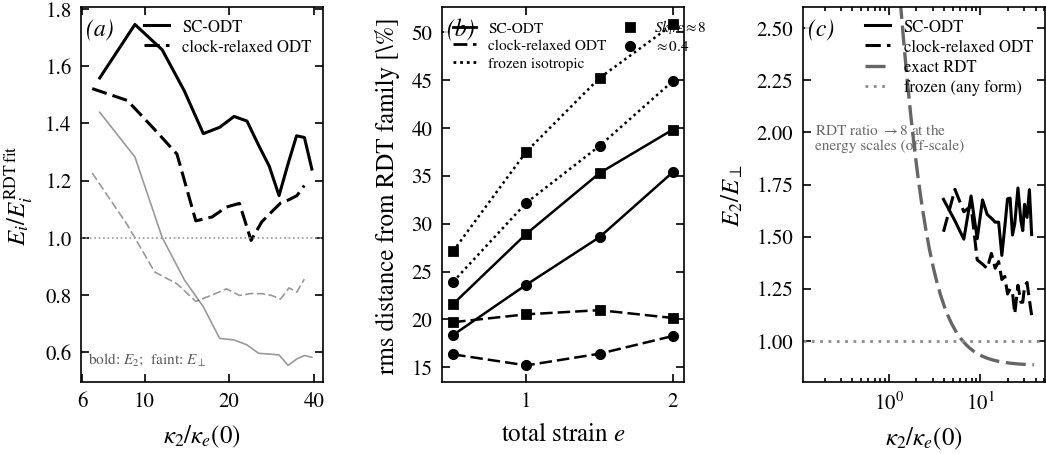

Source code (Python):
#!/usr/bin/env python3
"""The mechanism dividend, shown in the model's own observables (for
Alan + ESM): how the size-capped relaxation clock (RCS1) improves the
strained spectra over the SC-ODT baseline, and what the frozen-von-Karman
practice misses entirely.

(a) deviation from the exact-RDT-distorted vK family at e=2, rapid
    (Sk/eps~8): binned E2 and Eperp over their best-family curves,
    standard vs clock - the fit-cost result made visible.
(b) rms log-distance from the family vs strain, both rapidities,
    standard vs clock vs the frozen-isotropic fit (the vK-practice
    surrogate, which cannot represent the strained anisotropy at all).
(c) the allocation observable at e=1, rapid: component ratio
    E2/Eperp(k2) - measured standard, measured clock, the exact-RDT
    family curve (DNS-anchored rapid reference), and the frozen
    prediction (ratio = 1 identically).

Data: spectra_gateA_{S1,S20}[_RCS1].npz + fit tables (lenoise/), 1024
realisations each, same binning/band as the fits ([3dk,300], 40 bins).
"""
import os
import re
import sys

import numpy as np
from scipy.optimize import least_squares

HERE = os.path.dirname(os.path.abspath(__file__))
LEN = os.path.normpath(os.path.join(HERE, "..", "lenoise"))
sys.path.insert(0, LEN)
sys.path.insert(0, os.path.join(HERE, ".."))
import rdt_kernel as rk  # noqa: E402
from figstyle_jfm import FULL, panel, plt, save  # noqa: E402

# monochrome: model -> line style (all black); exact RDT a grey reference
SC_LS, CLK_LS, FROZ_LS = "-", (0, (5, 2)), (0, (1, 1.4))

NBIN, KMAX, KMIN_FAC, NKP, NPHI = 40, 300.0, 3.0, 200, 96
EOFF = {"S1": (0.4, 1.0), "S20": (0.4, 20.0)}       # (E_OFF, SMAG)


def log_bin(k, arrs, nbin):
    edges = np.geomspace(k.min(), k.max(), nbin + 1)
    idx = np.clip(np.digitize(k, edges) - 1, 0, nbin - 1)
    kb, out = [], [[] for _ in arrs]
    for b in range(nbin):
        m = idx == b
        if m.any():
            kb.append(np.exp(np.mean(np.log(k[m]))))
            for j, a in enumerate(arrs):
                out[j].append(a[m].mean())
    return np.array(kb), [np.array(o) for o in out]


def rdt_line_spectra(k2, e, ke, A0):
    kp, lnkp = rk.af._log_grid(ke, 14.0, NKP)
    phi = (np.arange(NPHI) + 0.5) * (2.0 * np.pi / NPHI)
    K1 = kp[None, :, None] * np.cos(phi)[None, None, :]
    K3 = kp[None, :, None] * np.sin(phi)[None, None, :]
    K2 = np.asarray(k2, float)[:, None, None] * np.ones_like(K1)
    P22, Ppp = rk.rdt_phi_components(K1 / ke, K2 / ke, K3 / ke, e)
    w = 2.0 * np.pi * kp * kp
    E2 = A0 * np.trapezoid(P22.mean(axis=2) * w[None, :], lnkp, axis=1)
    Ep = A0 * 0.5 * np.trapezoid(Ppp.mean(axis=2) * w[None, :], lnkp,
                                 axis=1)
    return Ep, E2


def read_fits(tag):
    fits = {}
    for line in open(os.path.join(LEN, f"rdt_family_fit_table_{tag}.txt")):
        m = re.match(r"\s*([\d.]+)\s+([\d.]+)\s+([\d.eE+-]+)\s+([\d.]+)",
                     line)
        if m:
            fits[float(m.group(1))] = (float(m.group(2)),
                                       float(m.group(3)),
                                       float(m.group(4)))
    return fits


def binned(tag, variant, j):
    npz = os.path.join(LEN, f"spectra_gateA_{tag}{variant}.npz")
    d = np.load(npz, allow_pickle=True)
    k2 = d[f"k2_e{j}"]
    Ep = 0.5 * (d[f"med_E1_e{j}"] + d[f"med_E3_e{j}"])
    E2 = d[f"med_E2_e{j}"]
    sel = (k2 >= KMIN_FAC * k2[0]) & (k2 <= KMAX)
    return log_bin(k2[sel], [Ep[sel], E2[sel]], NBIN)


def rms_from(k2b, Epb, E2b, e, ke, A0):
    Epm, E2m = rdt_line_spectra(k2b, e, ke, A0)
    res = np.concatenate([np.log(Epb / Epm), np.log(E2b / E2m)])
    return float(np.sqrt(np.mean(res ** 2)))


def fit_frozen(k2b, Epb, E2b):
    """Best ISOTROPIC (e=0) member: what a frozen-form practice can
    represent of the strained spectra; the anisotropy is pure residual."""
    ln_t = np.concatenate([np.log(Epb), np.log(E2b)])

    def resid(th):
        Ep, E2 = rdt_line_spectra(k2b, 0.0, np.exp(th[0]), np.exp(th[1]))
        return np.concatenate([np.log(np.clip(Ep, 1e-300, None)),
                               np.log(np.clip(E2, 1e-300, None))]) - ln_t

    th0 = np.array([np.log(k2b[np.argmax(E2b)]), 0.0])
    Ep0, _ = rdt_line_spectra(k2b, 0.0, np.exp(th0[0]), 1.0)
    th0[1] = np.log(np.median(Epb) / max(np.median(Ep0), 1e-300))
    sol = least_squares(resid, th0, method="trf", max_nfev=60)
    return np.exp(sol.x[0]), np.exp(sol.x[1])


def main():
    fig, (a, b, c) = plt.subplots(1, 3, figsize=(FULL, 2.35))

    # ---- (a) deviation from the family, S20 e=2 ------------------------
    j, e = 4, 2.0
    for variant, ls, lab in ((" ", SC_LS, "SC-ODT"),
                             ("_RCS1", CLK_LS, "clock-relaxed ODT")):
        v = "" if variant == " " else variant
        k2b, (Epb, E2b) = binned("S20", v, j)
        ke, A0, _ = read_fits("S20" + v)[e]
        Epm, E2m = rdt_line_spectra(k2b, e, ke, A0)
        ke0 = read_fits("S20" + v)[0.0][0]
        a.semilogx(k2b / ke0, E2b / E2m, ls=ls, color="k", lw=1.1,
                   label=lab)
        a.semilogx(k2b / ke0, Epb / Epm, ls=ls, color="k",
                   lw=0.6, alpha=0.4)
    a.axhline(1.0, color="0.6", lw=0.6, ls=":")
    a.set_xlabel(r"$\kappa_2/\kappa_e(0)$")
    a.set_ylabel(r"$E_i/E_i^{\rm RDT\,fit}$")
    a.set_xticks([6, 10, 20, 40])
    a.set_xticklabels(["6", "10", "20", "40"])
    a.minorticks_off()
    a.text(0.03, 0.05, r"bold: $E_2$;  faint: $E_\perp$",
           transform=a.transAxes, fontsize=5.5, color="0.35")
    a.legend(fontsize=6, loc="upper right")

    # ---- (b) rms distance vs strain, both rapidities -------------------
    # model -> line style, rapidity -> marker (o slow, s rapid)
    for tag, mk in (("S1", "o"), ("S20", "s")):
        es = [0.5, 1.0, 1.5, 2.0]
        for v, ls in (("", SC_LS), ("_RCS1", CLK_LS)):
            fits = read_fits(tag + v)
            r = []
            for e in es:
                jj = int(round(e / 0.5))
                k2b, (Epb, E2b) = binned(tag, v, jj)
                ke, A0, _ = fits[e]
                r.append(100 * rms_from(k2b, Epb, E2b, e, ke, A0))
            b.plot(es, r, marker=mk, ms=3, color="k", mfc="k", lw=0.9,
                   ls=ls)
        # frozen-isotropic surrogate on the STANDARD ensembles
        r = []
        for e in es:
            jj = int(round(e / 0.5))
            k2b, (Epb, E2b) = binned(tag, "", jj)
            ke, A0 = fit_frozen(k2b, Epb, E2b)
            r.append(100 * rms_from(k2b, Epb, E2b, 0.0, ke, A0))
        b.plot(es, r, marker=mk, ms=3, color="k", mfc="k", lw=0.9,
               ls=FROZ_LS)
    b.set_xlabel(r"total strain $e$")
    b.set_ylabel(r"rms distance from RDT family [\%]")
    from matplotlib.lines import Line2D
    b.legend(handles=[
        Line2D([], [], color="k", ls=SC_LS, lw=1, label="SC-ODT"),
        Line2D([], [], color="k", ls=CLK_LS, lw=1,
               label="clock-relaxed ODT"),
        Line2D([], [], color="k", ls=FROZ_LS, lw=1,
               label="frozen isotropic"),
        Line2D([], [], color="k", marker="s", ls="none", ms=3,
               label=r"$Sk_t/\varepsilon\approx8$"),
        Line2D([], [], color="k", marker="o", ls="none", ms=3,
               label=r"$\approx0.4$")],
        fontsize=5.5, loc="upper left", ncol=2, columnspacing=0.8)

    # ---- (c) allocation observable, S20 e=1 ----------------------------
    j, e = 2, 1.0
    ke_r, A0_r, _ = read_fits("S20_RCS1")[e]
    ke0 = read_fits("S20_RCS1")[0.0][0]
    for v, ls, lab in (("", SC_LS, "SC-ODT"),
                       ("_RCS1", CLK_LS, "clock-relaxed ODT")):
        k2b, (Epb, E2b) = binned("S20", v, j)
        c.semilogx(k2b / ke0, E2b / Epb, ls=ls, color="k", lw=1.1,
                   label=lab)
    kk = np.geomspace(KMIN_FAC * 0.4, KMAX, 60)
    Epm, E2m = rdt_line_spectra(kk, e, ke_r, A0_r)
    c.semilogx(kk / ke0, E2m / Epm, color="0.4", lw=1.2,
               ls=(0, (6, 2)), label="exact RDT")
    c.axhline(1.0, color="0.55", lw=1.0, ls=(0, (1, 2)),
              label="frozen (any form)")
    c.set_xlabel(r"$\kappa_2/\kappa_e(0)$")
    c.set_ylabel(r"$E_2/E_\perp$")
    c.set_ylim(0.8, 2.6)
    c.text(0.05, 0.62, "RDT ratio $\\to8$ at the\nenergy scales "
           "(off-scale)", transform=c.transAxes, fontsize=5.5,
           color="0.4")
    c.legend(fontsize=6, loc="upper right")

    for ax, s in ((a, "a"), (b, "b"), (c, "c")):
        panel(ax, s)
    fig.tight_layout(pad=0.4)
    save(fig, os.path.join(HERE, "fig_dividend"))


if __name__ == "__main__":
    main()
